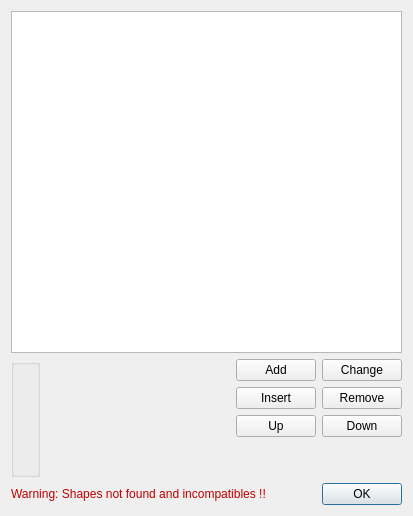
<?xml version="1.0" encoding="UTF-8"?>
<ui version="4.0">
 <class>CMorphMeshDialog</class>
 <widget class="QDialog" name="CMorphMeshDialog">
  <property name="geometry">
   <rect>
    <x>0</x>
    <y>0</y>
    <width>413</width>
    <height>516</height>
   </rect>
  </property>
  <property name="windowTitle">
   <string>Morph mesh edit </string>
  </property>
  <property name="modal">
   <bool>true</bool>
  </property>
  <layout class="QGridLayout" name="gridLayout_2">
   <item row="0" column="0">
    <widget class="QListWidget" name="listWidget">
     <property name="sizePolicy">
      <sizepolicy hsizetype="Expanding" vsizetype="Expanding">
       <horstretch>0</horstretch>
       <verstretch>0</verstretch>
      </sizepolicy>
     </property>
    </widget>
   </item>
   <item row="1" column="0">
    <layout class="QHBoxLayout" name="horizontalLayout_2">
     <item>
      <widget class="NLQT::CAttribFloatWidget" name="morphValueWidget"/>
     </item>
     <item>
      <spacer name="horizontalSpacer">
       <property name="orientation">
        <enum>Qt::Horizontal</enum>
       </property>
       <property name="sizeHint" stdset="0">
        <size>
         <width>40</width>
         <height>20</height>
        </size>
       </property>
      </spacer>
     </item>
     <item>
      <layout class="QGridLayout" name="gridLayout">
       <item row="0" column="0">
        <widget class="QPushButton" name="addPushButton">
         <property name="text">
          <string>Add</string>
         </property>
         <property name="icon">
          <iconset resource="object_viewer.qrc">
           <normaloff>:/images/list-add.png</normaloff>:/images/list-add.png</iconset>
         </property>
        </widget>
       </item>
       <item row="0" column="1">
        <widget class="QPushButton" name="changePushButton">
         <property name="text">
          <string>Change</string>
         </property>
         <property name="icon">
          <iconset resource="object_viewer.qrc">
           <normaloff>:/images/refresh.png</normaloff>:/images/refresh.png</iconset>
         </property>
        </widget>
       </item>
       <item row="1" column="0">
        <widget class="QPushButton" name="insertPushButton">
         <property name="text">
          <string>Insert</string>
         </property>
        </widget>
       </item>
       <item row="1" column="1">
        <widget class="QPushButton" name="removePushButton">
         <property name="text">
          <string>Remove</string>
         </property>
         <property name="icon">
          <iconset resource="object_viewer.qrc">
           <normaloff>:/images/list-remove.png</normaloff>:/images/list-remove.png</iconset>
         </property>
        </widget>
       </item>
       <item row="2" column="0">
        <widget class="QPushButton" name="upPushButton">
         <property name="text">
          <string>Up</string>
         </property>
         <property name="icon">
          <iconset resource="object_viewer.qrc">
           <normaloff>:/images/go-up.png</normaloff>:/images/go-up.png</iconset>
         </property>
        </widget>
       </item>
       <item row="2" column="1">
        <widget class="QPushButton" name="downPushButton">
         <property name="text">
          <string>Down</string>
         </property>
         <property name="icon">
          <iconset resource="object_viewer.qrc">
           <normaloff>:/images/go-down.png</normaloff>:/images/go-down.png</iconset>
         </property>
        </widget>
       </item>
       <item row="3" column="0">
        <spacer name="verticalSpacer">
         <property name="orientation">
          <enum>Qt::Vertical</enum>
         </property>
         <property name="sizeType">
          <enum>QSizePolicy::Preferred</enum>
         </property>
         <property name="sizeHint" stdset="0">
          <size>
           <width>20</width>
           <height>40</height>
          </size>
         </property>
        </spacer>
       </item>
      </layout>
     </item>
    </layout>
   </item>
   <item row="2" column="0">
    <layout class="QHBoxLayout" name="horizontalLayout">
     <item>
      <widget class="QLabel" name="infoLabel">
       <property name="palette">
        <palette>
         <active>
          <colorrole role="WindowText">
           <brush brushstyle="SolidPattern">
            <color alpha="255">
             <red>192</red>
             <green>0</green>
             <blue>0</blue>
            </color>
           </brush>
          </colorrole>
         </active>
         <inactive>
          <colorrole role="WindowText">
           <brush brushstyle="SolidPattern">
            <color alpha="255">
             <red>192</red>
             <green>0</green>
             <blue>0</blue>
            </color>
           </brush>
          </colorrole>
         </inactive>
         <disabled>
          <colorrole role="WindowText">
           <brush brushstyle="SolidPattern">
            <color alpha="255">
             <red>146</red>
             <green>145</green>
             <blue>144</blue>
            </color>
           </brush>
          </colorrole>
         </disabled>
        </palette>
       </property>
       <property name="text">
        <string>Warning: Shapes not found and incompatibles !!</string>
       </property>
      </widget>
     </item>
     <item>
      <spacer name="horizontalSpacer_2">
       <property name="orientation">
        <enum>Qt::Horizontal</enum>
       </property>
       <property name="sizeHint" stdset="0">
        <size>
         <width>40</width>
         <height>20</height>
        </size>
       </property>
      </spacer>
     </item>
     <item>
      <widget class="QDialogButtonBox" name="buttonBox">
       <property name="sizePolicy">
        <sizepolicy hsizetype="Fixed" vsizetype="Fixed">
         <horstretch>0</horstretch>
         <verstretch>0</verstretch>
        </sizepolicy>
       </property>
       <property name="orientation">
        <enum>Qt::Horizontal</enum>
       </property>
       <property name="standardButtons">
        <set>QDialogButtonBox::Ok</set>
       </property>
      </widget>
     </item>
    </layout>
   </item>
  </layout>
 </widget>
 <customwidgets>
  <customwidget>
   <class>NLQT::CAttribFloatWidget</class>
   <extends>QGroupBox</extends>
   <header>attrib_widget.h</header>
   <container>1</container>
  </customwidget>
 </customwidgets>
 <resources>
  <include location="object_viewer.qrc"/>
 </resources>
 <connections>
  <connection>
   <sender>buttonBox</sender>
   <signal>rejected()</signal>
   <receiver>CMorphMeshDialog</receiver>
   <slot>reject()</slot>
   <hints>
    <hint type="sourcelabel">
     <x>440</x>
     <y>420</y>
    </hint>
    <hint type="destinationlabel">
     <x>286</x>
     <y>274</y>
    </hint>
   </hints>
  </connection>
  <connection>
   <sender>buttonBox</sender>
   <signal>accepted()</signal>
   <receiver>CMorphMeshDialog</receiver>
   <slot>accept()</slot>
   <hints>
    <hint type="sourcelabel">
     <x>440</x>
     <y>414</y>
    </hint>
    <hint type="destinationlabel">
     <x>157</x>
     <y>274</y>
    </hint>
   </hints>
  </connection>
 </connections>
</ui>
